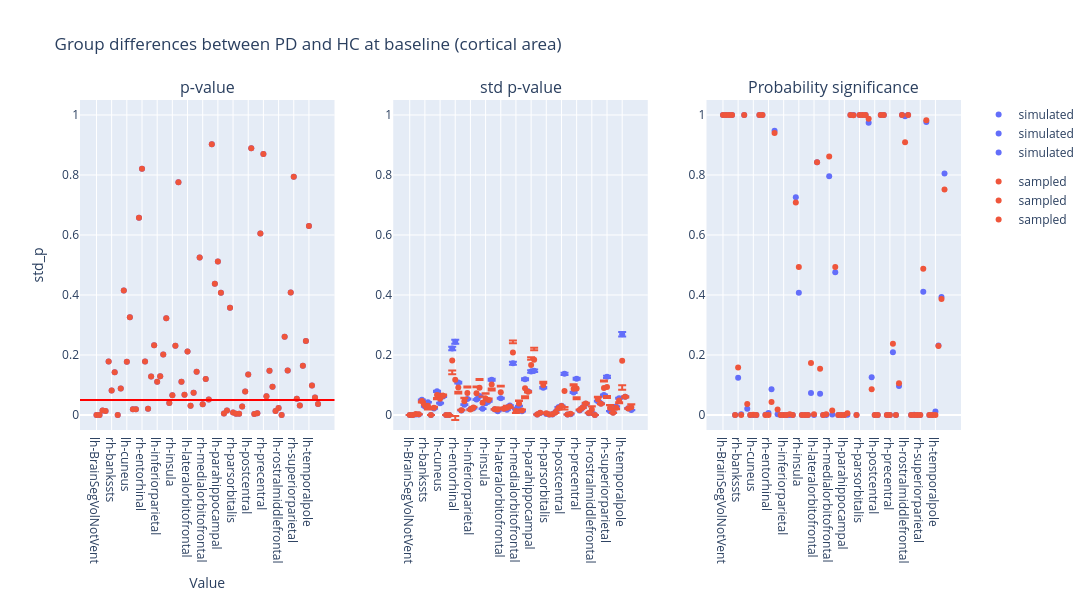

Notebook code for this chart:
### Code cell
plot_dumbbell(
    ancova_baseline_area,
    "Group differences between PD and HC at baseline (cortical area)",
    "group",
)

### Figure 1 — Plotly figure (JSON) as saved in the notebook; plotly's stock layout.template omitted (floating-point values rounded to 4 significant figures)
{"data": [{"hovertemplate": "group=simulated<br>region=%{x}<br>p_value=%{y}<extra></extra>", "legendgroup": "simulated", "marker": {"color": "#636efa", "symbol": "circle"}, "mode": "markers", "name": "simulated", "orientation": "v", "showlegend": true, "type": "scatter", "x": ["lh-BrainSegVolNotVent", "rh-BrainSegVolNotVent", "lh-WhiteSurfArea", "rh-WhiteSurfArea", "lh-bankssts", "rh-bankssts", "lh-caudalanteriorcingulate", "rh-caudalanteriorcingulate", "lh-caudalmiddlefrontal", "rh-caudalmiddlefrontal", "lh-cuneus", "rh-cuneus", "lh-eTIV", "rh-eTIV", "lh-entorhinal", "rh-entorhinal", "lh-frontalpole", "rh-frontalpole", "lh-fusiform", "rh-fusiform", "lh-inferiorparietal", "rh-inferiorparietal", "lh-inferiortemporal", "rh-inferiortemporal", "lh-insula", "rh-insula", "lh-isthmuscingulate", "rh-isthmuscingulate", "lh-lateraloccipital", "rh-lateraloccipital", "lh-lateralorbitofrontal", "rh-lateralorbitofrontal", "lh-lingual", "rh-lingual", "lh-medialorbitofrontal", "rh-medialorbitofrontal", "lh-middletemporal", "rh-middletemporal", "lh-paracentral", "rh-paracentral", "lh-parahippocampal", "rh-parahippocampal", "lh-parsopercularis", "rh-parsopercularis", "lh-parsorbitalis", "rh-parsorbitalis", "lh-parstriangularis", "rh-parstriangularis", "lh-pericalcarine", "rh-pericalcarine", "lh-postcentral", "rh-postcentral", "lh-posteriorcingulate", "rh-posteriorcingulate", "lh-precentral", "rh-precentral", "lh-precuneus", "rh-precuneus", "lh-rostralanteriorcingulate", "rh-rostralanteriorcingulate", "lh-rostralmiddlefrontal", "rh-rostralmiddlefrontal", "lh-superiorfrontal", "rh-superiorfrontal", "lh-superiorparietal", "rh-superiorparietal", "lh-superiortemporal", "rh-superiortemporal", "lh-supramarginal", "rh-supramarginal", "lh-temporalpole", "rh-temporalpole", "lh-transversetemporal", "rh-transversetemporal"], "xaxis": "x", "y": [0.0002605, 0.0002605, 0.01486, 0.01372, 0.1785, 0.08142, 0.1424, 2.976e-05, 0.08848, 0.4153, 0.1779, 0.3262, 0.01913, 0.01913, 0.6572, 0.8209, 0.1783, 0.02075, 0.1287, 0.2322, 0.1106, 0.129, 0.2016, 0.3222, 0.04017, 0.06554, 0.2307, 0.7758, 0.1108, 0.06752, 0.2117, 0.03044, 0.07398, 0.1441, 0.5253, 0.0358, 0.1197, 0.05164, 0.9022, 0.4379, 0.5117, 0.4075, 0.004941, 0.01542, 0.3573, 0.008524, 0.00419, 0.004518, 0.02819, 0.07859, 0.1354, 0.8888, 0.003305, 0.005822, 0.6047, 0.8696, 0.06246, 0.1478, 0.09452, 0.0134, 0.02373, 0.0002324, 0.2612, 0.1484, 0.4085, 0.7942, 0.05379, 0.03153, 0.1642, 0.2466, 0.63, 0.0982, 0.05855, 0.03675], "yaxis": "y"}, {"hovertemplate": "group=sampled<br>region=%{x}<br>p_value=%{y}<extra></extra>", "legendgroup": "sampled", "marker": {"color": "#EF553B", "symbol": "circle"}, "mode": "markers", "name": "sampled", "orientation": "v", "showlegend": true, "type": "scatter", "x": ["lh-BrainSegVolNotVent", "rh-BrainSegVolNotVent", "lh-WhiteSurfArea", "rh-WhiteSurfArea", "lh-bankssts", "rh-bankssts", "lh-caudalanteriorcingulate", "rh-caudalanteriorcingulate", "lh-caudalmiddlefrontal", "rh-caudalmiddlefrontal", "lh-cuneus", "rh-cuneus", "lh-eTIV", "rh-eTIV", "lh-entorhinal", "rh-entorhinal", "lh-frontalpole", "rh-frontalpole", "lh-fusiform", "rh-fusiform", "lh-inferiorparietal", "rh-inferiorparietal", "lh-inferiortemporal", "rh-inferiortemporal", "lh-insula", "rh-insula", "lh-isthmuscingulate", "rh-isthmuscingulate", "lh-lateraloccipital", "rh-lateraloccipital", "lh-lateralorbitofrontal", "rh-lateralorbitofrontal", "lh-lingual", "rh-lingual", "lh-medialorbitofrontal", "rh-medialorbitofrontal", "lh-middletemporal", "rh-middletemporal", "lh-paracentral", "rh-paracentral", "lh-parahippocampal", "rh-parahippocampal", "lh-parsopercularis", "rh-parsopercularis", "lh-parsorbitalis", "rh-parsorbitalis", "lh-parstriangularis", "rh-parstriangularis", "lh-pericalcarine", "rh-pericalcarine", "lh-postcentral", "rh-postcentral", "lh-posteriorcingulate", "rh-posteriorcingulate", "lh-precentral", "rh-precentral", "lh-precuneus", "rh-precuneus", "lh-rostralanteriorcingulate", "rh-rostralanteriorcingulate", "lh-rostralmiddlefrontal", "rh-rostralmiddlefrontal", "lh-superiorfrontal", "rh-superiorfrontal", "lh-superiorparietal", "rh-superiorparietal", "lh-superiortemporal", "rh-superiortemporal", "lh-supramarginal", "rh-supramarginal", "lh-temporalpole", "rh-temporalpole", "lh-transversetemporal", "rh-transversetemporal"], "xaxis": "x", "y": [0.0002605, 0.0002605, 0.01486, 0.01372, 0.1785, 0.08142, 0.1424, 2.976e-05, 0.08848, 0.4153, 0.1779, 0.3262, 0.01913, 0.01913, 0.6572, 0.8209, 0.1783, 0.02075, 0.1287, 0.2322, 0.1106, 0.129, 0.2016, 0.3222, 0.04017, 0.06554, 0.2307, 0.7758, 0.1108, 0.06752, 0.2117, 0.03044, 0.07398, 0.1441, 0.5253, 0.0358, 0.1197, 0.05164, 0.9022, 0.4379, 0.5117, 0.4075, 0.004941, 0.01542, 0.3573, 0.008524, 0.00419, 0.004518, 0.02819, 0.07859, 0.1354, 0.8888, 0.003305, 0.005822, 0.6047, 0.8696, 0.06246, 0.1478, 0.09452, 0.0134, 0.02373, 0.0002324, 0.2612, 0.1484, 0.4085, 0.7942, 0.05379, 0.03153, 0.1642, 0.2466, 0.63, 0.0982, 0.05855, 0.03675], "yaxis": "y"}, {"error_y": {"array": [6.602e-07, 6.602e-07, 4.963e-05, 4.664e-05, 0.001378, 0.0007741, 0.001156, 3.833e-07, 0.0005831, 0.002153, 0.001074, 0.001671, 9.247e-07, 9.247e-07, 0.006044, 0.006662, 0.002945, 0.0004185, 0.0009395, 0.00146, 0.0005362, 0.0006111, 0.001396, 0.001721, 0.0005699, 0.00106, 0.001248, 0.003205, 0.0005157, 0.0003453, 0.001524, 0.0005646, 0.0004746, 0.0008713, 0.004698, 0.0005238, 0.0008169, 0.0003321, 0.003241, 0.002148, 0.003952, 0.004021, 4.633e-05, 0.0001857, 0.002483, 9.968e-05, 4.169e-05, 5.67e-05, 0.0002653, 0.0007081, 0.0008411, 0.003744, 3.887e-05, 5.751e-05, 0.002048, 0.003282, 0.0004098, 0.000681, 0.001011, 0.0001525, 0.0002159, 3.595e-06, 0.001255, 0.001044, 0.001808, 0.003466, 0.0003505, 0.0002252, 0.0007706, 0.001529, 0.007326, 0.001659, 0.0006153, 0.0004521], "arrayminus": [6.791e-07, 6.791e-07, 5.105e-05, 4.797e-05, 0.001417, 0.0007962, 0.001189, 3.942e-07, 0.0005997, 0.002214, 0.001105, 0.001718, 9.51e-07, 9.51e-07, 0.006216, 0.006852, 0.003029, 0.0004305, 0.0009663, 0.001501, 0.0005515, 0.0006285, 0.001436, 0.00177, 0.0005861, 0.001091, 0.001283, 0.003296, 0.0005304, 0.0003551, 0.001568, 0.0005806, 0.0004882, 0.0008961, 0.004832, 0.0005387, 0.0008402, 0.0003416, 0.003333, 0.002209, 0.004065, 0.004135, 4.765e-05, 0.000191, 0.002554, 0.0001025, 4.288e-05, 5.831e-05, 0.0002728, 0.0007283, 0.000865, 0.003851, 3.998e-05, 5.915e-05, 0.002106, 0.003376, 0.0004215, 0.0007004, 0.001039, 0.0001568, 0.0002221, 3.697e-06, 0.001291, 0.001074, 0.00186, 0.003565, 0.0003605, 0.0002316, 0.0007926, 0.001573, 0.007535, 0.001706, 0.0006329, 0.000465]}, "hovertemplate": "group=simulated<br>region=%{x}<br>std_p=%{y}<extra></extra>", "legendgroup": "simulated", "marker": {"color": "#636efa", "symbol": "circle"}, "mode": "markers", "name": "simulated", "orientation": "v", "showlegend": true, "type": "scatter", "x": ["lh-BrainSegVolNotVent", "rh-BrainSegVolNotVent", "lh-WhiteSurfArea", "rh-WhiteSurfArea", "lh-bankssts", "rh-bankssts", "lh-caudalanteriorcingulate", "rh-caudalanteriorcingulate", "lh-caudalmiddlefrontal", "rh-caudalmiddlefrontal", "lh-cuneus", "rh-cuneus", "lh-eTIV", "rh-eTIV", "lh-entorhinal", "rh-entorhinal", "lh-frontalpole", "rh-frontalpole", "lh-fusiform", "rh-fusiform", "lh-inferiorparietal", "rh-inferiorparietal", "lh-inferiortemporal", "rh-inferiortemporal", "lh-insula", "rh-insula", "lh-isthmuscingulate", "rh-isthmuscingulate", "lh-lateraloccipital", "rh-lateraloccipital", "lh-lateralorbitofrontal", "rh-lateralorbitofrontal", "lh-lingual", "rh-lingual", "lh-medialorbitofrontal", "rh-medialorbitofrontal", "lh-middletemporal", "rh-middletemporal", "lh-paracentral", "rh-paracentral", "lh-parahippocampal", "rh-parahippocampal", "lh-parsopercularis", "rh-parsopercularis", "lh-parsorbitalis", "rh-parsorbitalis", "lh-parstriangularis", "rh-parstriangularis", "lh-pericalcarine", "rh-pericalcarine", "lh-postcentral", "rh-postcentral", "lh-posteriorcingulate", "rh-posteriorcingulate", "lh-precentral", "rh-precentral", "lh-precuneus", "rh-precuneus", "lh-rostralanteriorcingulate", "rh-rostralanteriorcingulate", "lh-rostralmiddlefrontal", "rh-rostralmiddlefrontal", "lh-superiorfrontal", "rh-superiorfrontal", "lh-superiorparietal", "rh-superiorparietal", "lh-superiortemporal", "rh-superiortemporal", "lh-supramarginal", "rh-supramarginal", "lh-temporalpole", "rh-temporalpole", "lh-transversetemporal", "rh-transversetemporal"], "xaxis": "x2", "y": [2.424e-05, 2.424e-05, 0.001822, 0.001712, 0.05058, 0.02842, 0.04245, 1.407e-05, 0.02141, 0.07903, 0.03942, 0.06133, 3.394e-05, 3.394e-05, 0.2219, 0.2445, 0.1081, 0.01536, 0.03449, 0.05358, 0.01969, 0.02243, 0.05126, 0.06319, 0.02092, 0.03893, 0.0458, 0.1177, 0.01893, 0.01267, 0.05596, 0.02072, 0.01742, 0.03198, 0.1725, 0.01923, 0.02999, 0.01219, 0.119, 0.07886, 0.1451, 0.1476, 0.001701, 0.006817, 0.09115, 0.003659, 0.00153, 0.002081, 0.009738, 0.02599, 0.03087, 0.1375, 0.001427, 0.002111, 0.07516, 0.1205, 0.01504, 0.025, 0.0371, 0.005597, 0.007926, 0.000132, 0.04607, 0.03834, 0.06638, 0.1272, 0.01287, 0.008265, 0.02829, 0.05613, 0.2689, 0.0609, 0.02259, 0.0166], "yaxis": "y2"}, {"error_y": {"array": [6.007e-06, 6.007e-06, 0.001165, 0.0004766, -0.002243, 0.004239, -0.0104, 5.152e-06, 0.003295, -0.01005, 0.01612, 0.004339, 6.824e-06, 6.824e-06, -0.03389, -0.1205, -0.01377, 0.001244, 0.01217, 0.02136, -0.0009087, 0.003002, 0.02257, 0.02924, 0.02084, 0.01739, 0.005368, -0.01306, 0.0005157, 0.006273, 0.02163, 0.0006015, 0.006971, -0.002728, 0.04047, -0.005667, 0.009575, 0.003148, -0.02679, 0.001164, 0.02552, 0.04032, 1.547e-05, 0.0007975, 0.01093, 0.002114, -1.6e-05, 0.0002295, -0.001138, -0.002928, -0.0003939, -0.0537, 0.0003447, 0.001833, 0.01456, -0.02919, 0.002001, 0.0003258, 0.002342, 0.001151, 0.0107, -5.004e-06, 0.008098, 0.0005186, 0.02535, -0.03011, 0.01046, -0.0002595, -0.003446, -0.005997, -0.08113, 0.001334, -0.0001045, 0.009933], "arrayminus": [-4.668e-06, -4.668e-06, -0.001064, -0.000382, 0.005038, -0.002668, 0.01275, -4.375e-06, -0.002112, 0.01441, -0.01394, -0.0009502, -4.949e-06, -4.949e-06, 0.04615, 0.134, 0.01975, -0.0003951, -0.01027, -0.0184, 0.001997, -0.001762, -0.01974, -0.02575, -0.01969, -0.01524, -0.002837, 0.01956, 0.0005303, -0.005572, -0.01854, 0.0005437, -0.006008, 0.004496, -0.03094, 0.00673, -0.007918, -0.002474, 0.03337, 0.003194, -0.01751, -0.03216, 7.851e-05, -0.0004208, -0.005891, -0.001912, 0.0001006, -0.0001145, 0.001676, 0.004364, 0.0021, 0.0613, -0.0002658, -0.001717, -0.01041, 0.03585, -0.001169, 0.001056, -0.000292, -0.0008414, -0.01026, 1.23e-05, -0.005552, 0.0016, -0.02169, 0.03714, -0.009751, 0.0007163, 0.005009, 0.009099, 0.09599, 0.002031, 0.001353, -0.009016]}, "hovertemplate": "group=sampled<br>region=%{x}<br>std_p=%{y}<extra></extra>", "legendgroup": "sampled", "marker": {"color": "#EF553B", "symbol": "circle"}, "mode": "markers", "name": "sampled", "orientation": "v", "showlegend": true, "type": "scatter", "x": ["lh-BrainSegVolNotVent", "rh-BrainSegVolNotVent", "lh-WhiteSurfArea", "rh-WhiteSurfArea", "lh-bankssts", "rh-bankssts", "lh-caudalanteriorcingulate", "rh-caudalanteriorcingulate", "lh-caudalmiddlefrontal", "rh-caudalmiddlefrontal", "lh-cuneus", "rh-cuneus", "lh-eTIV", "rh-eTIV", "lh-entorhinal", "rh-entorhinal", "lh-frontalpole", "rh-frontalpole", "lh-fusiform", "rh-fusiform", "lh-inferiorparietal", "rh-inferiorparietal", "lh-inferiortemporal", "rh-inferiortemporal", "lh-insula", "rh-insula", "lh-isthmuscingulate", "rh-isthmuscingulate", "lh-lateraloccipital", "rh-lateraloccipital", "lh-lateralorbitofrontal", "rh-lateralorbitofrontal", "lh-lingual", "rh-lingual", "lh-medialorbitofrontal", "rh-medialorbitofrontal", "lh-middletemporal", "rh-middletemporal", "lh-paracentral", "rh-paracentral", "lh-parahippocampal", "rh-parahippocampal", "lh-parsopercularis", "rh-parsopercularis", "lh-parsorbitalis", "rh-parsorbitalis", "lh-parstriangularis", "rh-parstriangularis", "lh-pericalcarine", "rh-pericalcarine", "lh-postcentral", "rh-postcentral", "lh-posteriorcingulate", "rh-posteriorcingulate", "lh-precentral", "rh-precentral", "lh-precuneus", "rh-precuneus", "lh-rostralanteriorcingulate", "rh-rostralanteriorcingulate", "lh-rostralmiddlefrontal", "rh-rostralmiddlefrontal", "lh-superiorfrontal", "rh-superiorfrontal", "lh-superiorparietal", "rh-superiorparietal", "lh-superiortemporal", "rh-superiortemporal", "lh-supramarginal", "rh-supramarginal", "lh-temporalpole", "rh-temporalpole", "lh-transversetemporal", "rh-transversetemporal"], "xaxis": "x2", "y": [2.958e-05, 2.958e-05, 0.002937, 0.002142, 0.04696, 0.03188, 0.03089, 1.884e-05, 0.02412, 0.06684, 0.05447, 0.064, 3.984e-05, 3.984e-05, 0.1819, 0.1174, 0.09138, 0.01619, 0.04572, 0.07348, 0.01824, 0.02482, 0.07244, 0.09071, 0.04119, 0.05526, 0.04992, 0.1014, 0.01893, 0.0186, 0.07606, 0.02076, 0.02392, 0.02839, 0.2082, 0.01304, 0.03874, 0.01501, 0.08894, 0.07787, 0.1667, 0.1839, 0.00167, 0.007429, 0.0996, 0.005673, 0.001473, 0.002254, 0.008335, 0.02236, 0.02964, 0.08001, 0.001733, 0.003887, 0.08768, 0.08802, 0.01663, 0.02464, 0.03843, 0.006596, 0.01841, 0.0001234, 0.05291, 0.03781, 0.08992, 0.09366, 0.02298, 0.007781, 0.02407, 0.04861, 0.1805, 0.06058, 0.02187, 0.02608], "yaxis": "y2"}, {"hovertemplate": "group=simulated<br>region=%{x}<br>psig=%{y}<extra></extra>", "legendgroup": "simulated", "marker": {"color": "#636efa", "symbol": "circle"}, "mode": "markers", "name": "simulated", "orientation": "v", "showlegend": true, "type": "scatter", "x": ["lh-BrainSegVolNotVent", "rh-BrainSegVolNotVent", "lh-WhiteSurfArea", "rh-WhiteSurfArea", "lh-bankssts", "rh-bankssts", "lh-caudalanteriorcingulate", "rh-caudalanteriorcingulate", "lh-caudalmiddlefrontal", "rh-caudalmiddlefrontal", "lh-cuneus", "rh-cuneus", "lh-eTIV", "rh-eTIV", "lh-entorhinal", "rh-entorhinal", "lh-frontalpole", "rh-frontalpole", "lh-fusiform", "rh-fusiform", "lh-inferiorparietal", "rh-inferiorparietal", "lh-inferiortemporal", "rh-inferiortemporal", "lh-insula", "rh-insula", "lh-isthmuscingulate", "rh-isthmuscingulate", "lh-lateraloccipital", "rh-lateraloccipital", "lh-lateralorbitofrontal", "rh-lateralorbitofrontal", "lh-lingual", "rh-lingual", "lh-medialorbitofrontal", "rh-medialorbitofrontal", "lh-middletemporal", "rh-middletemporal", "lh-paracentral", "rh-paracentral", "lh-parahippocampal", "rh-parahippocampal", "lh-parsopercularis", "rh-parsopercularis", "lh-parsorbitalis", "rh-parsorbitalis", "lh-parstriangularis", "rh-parstriangularis", "lh-pericalcarine", "rh-pericalcarine", "lh-postcentral", "rh-postcentral", "lh-posteriorcingulate", "rh-posteriorcingulate", "lh-precentral", "rh-precentral", "lh-precuneus", "rh-precuneus", "lh-rostralanteriorcingulate", "rh-rostralanteriorcingulate", "lh-rostralmiddlefrontal", "rh-rostralmiddlefrontal", "lh-superiorfrontal", "rh-superiorfrontal", "lh-superiorparietal", "rh-superiorparietal", "lh-superiortemporal", "rh-superiortemporal", "lh-supramarginal", "rh-supramarginal", "lh-temporalpole", "rh-temporalpole", "lh-transversetemporal", "rh-transversetemporal"], "xaxis": "x3", "y": [1.0, 1.0, 1.0, 1.0, 0.0003482, 0.1238, 0.002872, 1.0, 0.02072, 1.391e-11, 5.678e-06, 2.859e-11, 1.0, 1.0, 0.001217, 0.006572, 0.08554, 0.9471, 0.002187, 8.593e-07, 7.667e-05, 3.417e-06, 2.473e-05, 2.008e-10, 0.7255, 0.4075, 1.211e-08, 5.67e-11, 3.844e-05, 0.07318, 3.407e-05, 0.8426, 0.07102, 6.811e-05, 0.0001811, 0.7957, 0.002079, 0.4759, 1.943e-07, 8.537e-13, 1.036e-05, 0.0004948, 1.0, 0.9997, 7.017e-07, 1.0, 1.0, 1.0, 0.9743, 0.1262, 0.0002069, 3.339e-06, 1.0, 1.0, 8.142e-23, 1.498e-08, 0.2096, 1.277e-07, 0.09646, 1.0, 0.9961, 1.0, 2.098e-11, 0.0004441, 2.286e-15, 2.516e-09, 0.4111, 0.977, 2.869e-08, 3.486e-07, 0.01193, 0.2317, 0.393, 0.8051], "yaxis": "y3"}, {"hovertemplate": "group=sampled<br>region=%{x}<br>psig=%{y}<extra></extra>", "legendgroup": "sampled", "marker": {"color": "#EF553B", "symbol": "circle"}, "mode": "markers", "name": "sampled", "orientation": "v", "showlegend": true, "type": "scatter", "x": ["lh-BrainSegVolNotVent", "rh-BrainSegVolNotVent", "lh-WhiteSurfArea", "rh-WhiteSurfArea", "lh-bankssts", "rh-bankssts", "lh-caudalanteriorcingulate", "rh-caudalanteriorcingulate", "lh-caudalmiddlefrontal", "rh-caudalmiddlefrontal", "lh-cuneus", "rh-cuneus", "lh-eTIV", "rh-eTIV", "lh-entorhinal", "rh-entorhinal", "lh-frontalpole", "rh-frontalpole", "lh-fusiform", "rh-fusiform", "lh-inferiorparietal", "rh-inferiorparietal", "lh-inferiortemporal", "rh-inferiortemporal", "lh-insula", "rh-insula", "lh-isthmuscingulate", "rh-isthmuscingulate", "lh-lateraloccipital", "rh-lateraloccipital", "lh-lateralorbitofrontal", "rh-lateralorbitofrontal", "lh-lingual", "rh-lingual", "lh-medialorbitofrontal", "rh-medialorbitofrontal", "lh-middletemporal", "rh-middletemporal", "lh-paracentral", "rh-paracentral", "lh-parahippocampal", "rh-parahippocampal", "lh-parsopercularis", "rh-parsopercularis", "lh-parsorbitalis", "rh-parsorbitalis", "lh-parstriangularis", "rh-parstriangularis", "lh-pericalcarine", "rh-pericalcarine", "lh-postcentral", "rh-postcentral", "lh-posteriorcingulate", "rh-posteriorcingulate", "lh-precentral", "rh-precentral", "lh-precuneus", "rh-precuneus", "lh-rostralanteriorcingulate", "rh-rostralanteriorcingulate", "lh-rostralmiddlefrontal", "rh-rostralmiddlefrontal", "lh-superiorfrontal", "rh-superiorfrontal", "lh-superiorparietal", "rh-superiorparietal", "lh-superiortemporal", "rh-superiortemporal", "lh-supramarginal", "rh-supramarginal", "lh-temporalpole", "rh-temporalpole", "lh-transversetemporal", "rh-transversetemporal"], "xaxis": "x3", "y": [1.0, 1.0, 1.0, 1.0, 0.0001208, 0.158, 5.379e-05, 1.0, 0.03678, 1.168e-15, 0.0009266, 1.831e-10, 1.0, 1.0, 4.956e-05, 2.44e-10, 0.04331, 0.9404, 0.01832, 0.0003204, 2.106e-05, 2.541e-05, 0.002655, 9.955e-06, 0.7087, 0.4931, 1.687e-07, 1.9e-14, 3.844e-05, 0.1735, 0.002181, 0.8424, 0.1544, 7.797e-06, 0.00239, 0.8615, 0.01506, 0.493, 1.191e-12, 4.359e-13, 0.0001434, 0.005958, 1.0, 0.9993, 5.809e-06, 1.0, 1.0, 1.0, 0.9876, 0.08609, 0.0001141, 1.063e-16, 1.0, 1.0, 4.269e-17, 2.835e-15, 0.2374, 8.477e-08, 0.1062, 0.9998, 0.9089, 1.0, 5.4e-09, 0.0003719, 5.659e-09, 1.968e-16, 0.4876, 0.9826, 7.724e-11, 4.096e-09, 5.814e-05, 0.2298, 0.3864, 0.7515], "yaxis": "y3"}], "layout": {"annotations": [{"font": {"size": 16}, "showarrow": false, "text": "p-value", "x": 0.1444, "xanchor": "center", "xref": "paper", "y": 1.0, "yanchor": "bottom", "yref": "paper"}, {"font": {"size": 16}, "showarrow": false, "text": "std p-value", "x": 0.5, "xanchor": "center", "xref": "paper", "y": 1.0, "yanchor": "bottom", "yref": "paper"}, {"font": {"size": 16}, "showarrow": false, "text": "Probability significance", "x": 0.8556, "xanchor": "center", "xref": "paper", "y": 1.0, "yanchor": "bottom", "yref": "paper"}], "height": 600, "hovermode": "closest", "shapes": [{"line": {"color": "red", "width": 2}, "type": "line", "x0": 0, "x1": 1, "xref": "x domain", "y0": 0.05, "y1": 0.05, "yref": "y"}], "title": {"text": "Group differences between PD and HC at baseline (cortical area)"}, "width": 1400, "xaxis": {"anchor": "y", "domain": [0.0, 0.2889], "title": {"text": "Value"}}, "xaxis2": {"anchor": "y2", "domain": [0.3556, 0.6444]}, "xaxis3": {"anchor": "y3", "domain": [0.7111, 1.0]}, "yaxis": {"anchor": "x", "domain": [0.0, 1.0], "range": [-0.05, 1.05], "title": {"text": "std_p"}}, "yaxis2": {"anchor": "x2", "domain": [0.0, 1.0], "range": [-0.05, 1.05]}, "yaxis3": {"anchor": "x3", "domain": [0.0, 1.0], "range": [-0.05, 1.05]}}}
